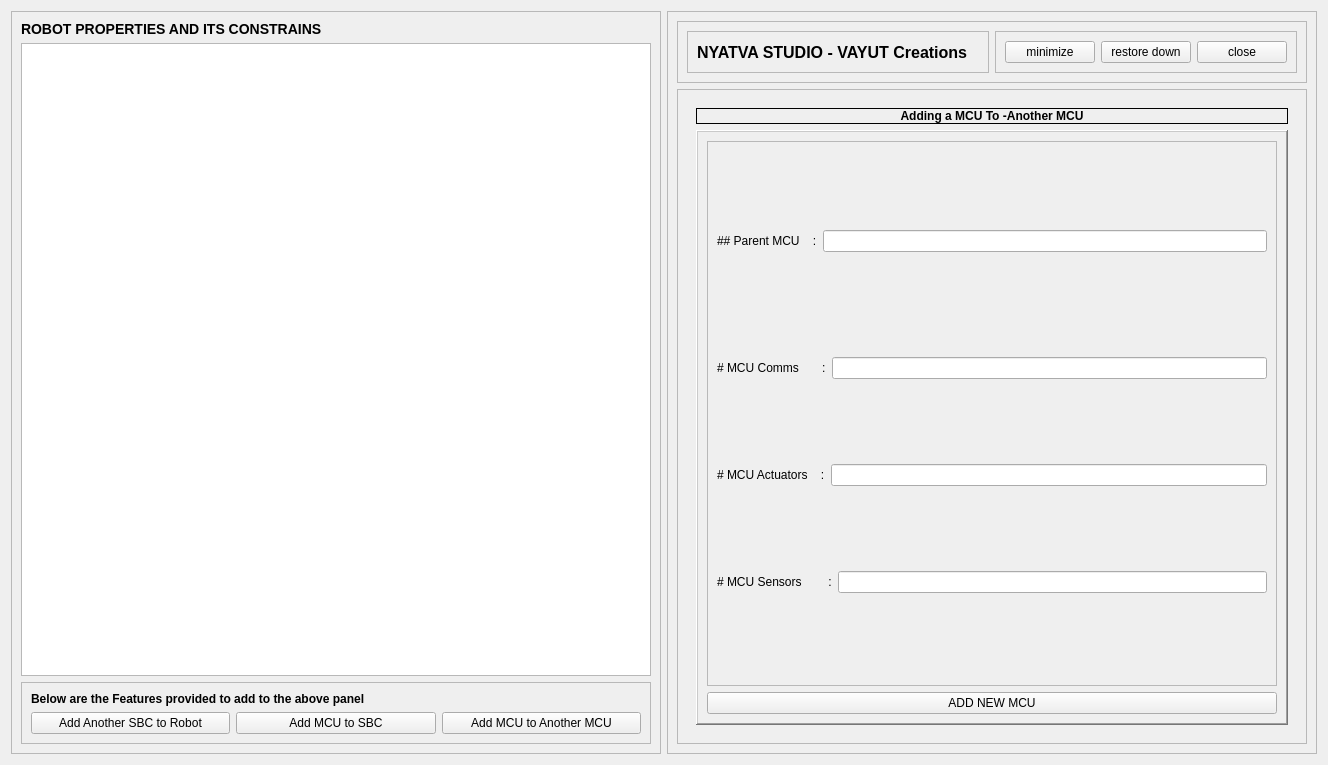
<?xml version="1.0" encoding="UTF-8"?>
<ui version="4.0">
 <class>Form</class>
 <widget class="QWidget" name="Form">
  <property name="geometry">
   <rect>
    <x>0</x>
    <y>0</y>
    <width>1328</width>
    <height>765</height>
   </rect>
  </property>
  <property name="windowTitle">
   <string>Form</string>
  </property>
  <layout class="QVBoxLayout" name="verticalLayout_21">
   <item>
    <layout class="QHBoxLayout" name="horizontalLayout">
     <item>
      <widget class="QFrame" name="frame">
       <property name="frameShape">
        <enum>QFrame::StyledPanel</enum>
       </property>
       <property name="frameShadow">
        <enum>QFrame::Raised</enum>
       </property>
       <layout class="QVBoxLayout" name="verticalLayout_10">
        <item>
         <layout class="QVBoxLayout" name="verticalLayout_9">
          <item>
           <widget class="QLabel" name="label_20">
            <property name="styleSheet">
             <string notr="true">font-size: 14px;
font-weight: bold;</string>
            </property>
            <property name="text">
             <string>ROBOT PROPERTIES AND ITS CONSTRAINS</string>
            </property>
            <property name="margin">
             <number>7</number>
            </property>
           </widget>
          </item>
          <item>
           <widget class="QTreeView" name="treeView"/>
          </item>
          <item>
           <widget class="QFrame" name="frame_8">
            <property name="frameShape">
             <enum>QFrame::StyledPanel</enum>
            </property>
            <property name="frameShadow">
             <enum>QFrame::Raised</enum>
            </property>
            <layout class="QVBoxLayout" name="verticalLayout_8">
             <item>
              <layout class="QVBoxLayout" name="verticalLayout_2">
               <item>
                <widget class="QLabel" name="label_7">
                 <property name="styleSheet">
                  <string notr="true">font-weight: bold;</string>
                 </property>
                 <property name="text">
                  <string>Below are the Features provided to add to the above panel</string>
                 </property>
                 <property name="wordWrap">
                  <bool>false</bool>
                 </property>
                 <property name="margin">
                  <number>7</number>
                 </property>
                </widget>
               </item>
               <item>
                <layout class="QHBoxLayout" name="horizontalLayout_9">
                 <item>
                  <widget class="QPushButton" name="pushButton_5">
                   <property name="text">
                    <string>Add Another SBC to Robot</string>
                   </property>
                  </widget>
                 </item>
                 <item>
                  <widget class="QPushButton" name="pushButton_6">
                   <property name="text">
                    <string>Add MCU to SBC</string>
                   </property>
                  </widget>
                 </item>
                 <item>
                  <widget class="QPushButton" name="pushButton_7">
                   <property name="text">
                    <string>Add MCU to Another MCU</string>
                   </property>
                  </widget>
                 </item>
                </layout>
               </item>
              </layout>
             </item>
            </layout>
           </widget>
          </item>
         </layout>
        </item>
       </layout>
      </widget>
     </item>
     <item>
      <widget class="QFrame" name="frame_2">
       <property name="frameShape">
        <enum>QFrame::StyledPanel</enum>
       </property>
       <property name="frameShadow">
        <enum>QFrame::Raised</enum>
       </property>
       <layout class="QVBoxLayout" name="verticalLayout">
        <item>
         <widget class="QFrame" name="frame_3">
          <property name="sizePolicy">
           <sizepolicy hsizetype="Preferred" vsizetype="Preferred">
            <horstretch>0</horstretch>
            <verstretch>0</verstretch>
           </sizepolicy>
          </property>
          <property name="frameShape">
           <enum>QFrame::StyledPanel</enum>
          </property>
          <property name="frameShadow">
           <enum>QFrame::Raised</enum>
          </property>
          <layout class="QHBoxLayout" name="horizontalLayout_2">
           <item>
            <widget class="QFrame" name="frame_4">
             <property name="frameShape">
              <enum>QFrame::StyledPanel</enum>
             </property>
             <property name="frameShadow">
              <enum>QFrame::Raised</enum>
             </property>
             <layout class="QHBoxLayout" name="horizontalLayout_4">
              <item>
               <widget class="QLabel" name="label">
                <property name="styleSheet">
                 <string notr="true">font-weight: bold;
font-size: 16px;</string>
                </property>
                <property name="text">
                 <string>NYATVA STUDIO - VAYUT Creations</string>
                </property>
               </widget>
              </item>
             </layout>
            </widget>
           </item>
           <item>
            <widget class="QFrame" name="frame_6">
             <property name="frameShape">
              <enum>QFrame::StyledPanel</enum>
             </property>
             <property name="frameShadow">
              <enum>QFrame::Raised</enum>
             </property>
             <layout class="QHBoxLayout" name="horizontalLayout_3">
              <item>
               <widget class="QPushButton" name="pushButton">
                <property name="text">
                 <string>minimize</string>
                </property>
               </widget>
              </item>
              <item>
               <widget class="QPushButton" name="pushButton_2">
                <property name="text">
                 <string>restore down</string>
                </property>
               </widget>
              </item>
              <item>
               <widget class="QPushButton" name="pushButton_3">
                <property name="text">
                 <string>close</string>
                </property>
               </widget>
              </item>
             </layout>
            </widget>
           </item>
          </layout>
         </widget>
        </item>
        <item>
         <widget class="QFrame" name="frame_5">
          <property name="frameShape">
           <enum>QFrame::StyledPanel</enum>
          </property>
          <property name="frameShadow">
           <enum>QFrame::Raised</enum>
          </property>
          <layout class="QVBoxLayout" name="verticalLayout_3">
           <item>
            <widget class="QStackedWidget" name="stackedWidget">
             <property name="currentIndex">
              <number>3</number>
             </property>
             <widget class="QWidget" name="page_4">
              <layout class="QVBoxLayout" name="verticalLayout_20">
               <item>
                <layout class="QVBoxLayout" name="verticalLayout_19">
                 <item>
                  <widget class="QLabel" name="label_18">
                   <property name="styleSheet">
                    <string notr="true">font-weight: bold;
font-size: 16px;</string>
                   </property>
                   <property name="frameShape">
                    <enum>QFrame::Panel</enum>
                   </property>
                   <property name="frameShadow">
                    <enum>QFrame::Plain</enum>
                   </property>
                   <property name="text">
                    <string>WELCOME  TO NYATVA STUDIOS !</string>
                   </property>
                   <property name="alignment">
                    <set>Qt::AlignCenter</set>
                   </property>
                   <property name="margin">
                    <number>27</number>
                   </property>
                  </widget>
                 </item>
                 <item>
                  <widget class="QLabel" name="label_19">
                   <property name="frameShape">
                    <enum>QFrame::Panel</enum>
                   </property>
                   <property name="text">
                    <string>&lt;html&gt;&lt;head/&gt;&lt;body&gt;&lt;p&gt;here WE WOULD BE WRITING ABOUT NYATVA STUDIO - .............................................................. &lt;/p&gt;&lt;p&gt;&lt;br/&gt;&lt;/p&gt;&lt;p&gt;&lt;br/&gt;&lt;/p&gt;&lt;p&gt;&lt;br/&gt;&lt;/p&gt;&lt;p&gt;&lt;br/&gt;&lt;/p&gt;&lt;p&gt;&lt;br/&gt;&lt;/p&gt;&lt;p&gt;&lt;br/&gt;&lt;/p&gt;&lt;p&gt;&lt;br/&gt;&lt;/p&gt;&lt;p&gt;&lt;br/&gt;&lt;/p&gt;&lt;p&gt;&lt;br/&gt;&lt;/p&gt;&lt;p&gt;........&lt;/p&gt;&lt;/body&gt;&lt;/html&gt;</string>
                   </property>
                  </widget>
                 </item>
                </layout>
               </item>
              </layout>
             </widget>
             <widget class="QWidget" name="page">
              <layout class="QVBoxLayout" name="verticalLayout_6">
               <item>
                <layout class="QVBoxLayout" name="verticalLayout_5">
                 <item>
                  <widget class="QLabel" name="label_2">
                   <property name="sizePolicy">
                    <sizepolicy hsizetype="Preferred" vsizetype="Maximum">
                     <horstretch>0</horstretch>
                     <verstretch>0</verstretch>
                    </sizepolicy>
                   </property>
                   <property name="styleSheet">
                    <string notr="true">font-weight: bold;</string>
                   </property>
                   <property name="frameShape">
                    <enum>QFrame::Panel</enum>
                   </property>
                   <property name="text">
                    <string>Adding a SBC To - ROBOT</string>
                   </property>
                   <property name="textFormat">
                    <enum>Qt::AutoText</enum>
                   </property>
                   <property name="scaledContents">
                    <bool>false</bool>
                   </property>
                   <property name="alignment">
                    <set>Qt::AlignCenter</set>
                   </property>
                   <property name="wordWrap">
                    <bool>false</bool>
                   </property>
                   <property name="margin">
                    <number>5</number>
                   </property>
                   <property name="indent">
                    <number>0</number>
                   </property>
                  </widget>
                 </item>
                 <item>
                  <widget class="QFrame" name="frame_7">
                   <property name="frameShape">
                    <enum>QFrame::WinPanel</enum>
                   </property>
                   <property name="frameShadow">
                    <enum>QFrame::Raised</enum>
                   </property>
                   <layout class="QVBoxLayout" name="verticalLayout_7">
                    <item>
                     <widget class="QFrame" name="frame_9">
                      <property name="frameShape">
                       <enum>QFrame::StyledPanel</enum>
                      </property>
                      <property name="frameShadow">
                       <enum>QFrame::Raised</enum>
                      </property>
                      <layout class="QVBoxLayout" name="verticalLayout_4">
                       <item>
                        <layout class="QHBoxLayout" name="horizontalLayout_5">
                         <item>
                          <widget class="QLabel" name="label_3">
                           <property name="text">
                            <string>## Parent Robot    :</string>
                           </property>
                          </widget>
                         </item>
                         <item>
                          <widget class="QLineEdit" name="lineEdit_4"/>
                         </item>
                        </layout>
                       </item>
                       <item>
                        <spacer name="horizontalSpacer">
                         <property name="orientation">
                          <enum>Qt::Horizontal</enum>
                         </property>
                         <property name="sizeHint" stdset="0">
                          <size>
                           <width>40</width>
                           <height>20</height>
                          </size>
                         </property>
                        </spacer>
                       </item>
                       <item>
                        <layout class="QHBoxLayout" name="horizontalLayout_6">
                         <item>
                          <widget class="QLabel" name="label_4">
                           <property name="text">
                            <string># SBC Comms       :</string>
                           </property>
                          </widget>
                         </item>
                         <item>
                          <widget class="QLineEdit" name="lineEdit_2"/>
                         </item>
                        </layout>
                       </item>
                       <item>
                        <layout class="QHBoxLayout" name="horizontalLayout_7">
                         <item>
                          <widget class="QLabel" name="label_5">
                           <property name="text">
                            <string># SBC Actuators    :</string>
                           </property>
                          </widget>
                         </item>
                         <item>
                          <widget class="QLineEdit" name="lineEdit_3"/>
                         </item>
                        </layout>
                       </item>
                       <item>
                        <layout class="QHBoxLayout" name="horizontalLayout_8">
                         <item>
                          <widget class="QLabel" name="label_6">
                           <property name="text">
                            <string># SBC Sensors        :</string>
                           </property>
                          </widget>
                         </item>
                         <item>
                          <widget class="QLineEdit" name="lineEdit"/>
                         </item>
                        </layout>
                       </item>
                      </layout>
                     </widget>
                    </item>
                    <item>
                     <widget class="QPushButton" name="pushButton_4">
                      <property name="text">
                       <string>ADD NEW SBC</string>
                      </property>
                      <property name="iconSize">
                       <size>
                        <width>16</width>
                        <height>16</height>
                       </size>
                      </property>
                     </widget>
                    </item>
                   </layout>
                  </widget>
                 </item>
                </layout>
               </item>
              </layout>
             </widget>
             <widget class="QWidget" name="page_2">
              <layout class="QVBoxLayout" name="verticalLayout_14">
               <item>
                <layout class="QVBoxLayout" name="verticalLayout_11">
                 <item>
                  <widget class="QLabel" name="label_8">
                   <property name="sizePolicy">
                    <sizepolicy hsizetype="Preferred" vsizetype="Maximum">
                     <horstretch>0</horstretch>
                     <verstretch>0</verstretch>
                    </sizepolicy>
                   </property>
                   <property name="styleSheet">
                    <string notr="true">font-weight: bold;</string>
                   </property>
                   <property name="frameShape">
                    <enum>QFrame::Panel</enum>
                   </property>
                   <property name="text">
                    <string>Adding a MCU To - SBC</string>
                   </property>
                   <property name="textFormat">
                    <enum>Qt::AutoText</enum>
                   </property>
                   <property name="scaledContents">
                    <bool>false</bool>
                   </property>
                   <property name="alignment">
                    <set>Qt::AlignCenter</set>
                   </property>
                   <property name="wordWrap">
                    <bool>true</bool>
                   </property>
                   <property name="margin">
                    <number>5</number>
                   </property>
                   <property name="indent">
                    <number>0</number>
                   </property>
                  </widget>
                 </item>
                 <item>
                  <widget class="QFrame" name="frame_10">
                   <property name="frameShape">
                    <enum>QFrame::WinPanel</enum>
                   </property>
                   <property name="frameShadow">
                    <enum>QFrame::Raised</enum>
                   </property>
                   <layout class="QVBoxLayout" name="verticalLayout_12">
                    <item>
                     <widget class="QFrame" name="frame_11">
                      <property name="frameShape">
                       <enum>QFrame::StyledPanel</enum>
                      </property>
                      <property name="frameShadow">
                       <enum>QFrame::Raised</enum>
                      </property>
                      <layout class="QVBoxLayout" name="verticalLayout_13">
                       <item>
                        <layout class="QHBoxLayout" name="horizontalLayout_10">
                         <item>
                          <widget class="QLabel" name="label_9">
                           <property name="text">
                            <string>## Parent SBC    :</string>
                           </property>
                          </widget>
                         </item>
                         <item>
                          <widget class="QLineEdit" name="lineEdit_5"/>
                         </item>
                        </layout>
                       </item>
                       <item>
                        <spacer name="horizontalSpacer_2">
                         <property name="orientation">
                          <enum>Qt::Horizontal</enum>
                         </property>
                         <property name="sizeHint" stdset="0">
                          <size>
                           <width>40</width>
                           <height>20</height>
                          </size>
                         </property>
                        </spacer>
                       </item>
                       <item>
                        <layout class="QHBoxLayout" name="horizontalLayout_11">
                         <item>
                          <widget class="QLabel" name="label_10">
                           <property name="text">
                            <string># MCU Comms       :</string>
                           </property>
                          </widget>
                         </item>
                         <item>
                          <widget class="QLineEdit" name="lineEdit_6"/>
                         </item>
                        </layout>
                       </item>
                       <item>
                        <layout class="QHBoxLayout" name="horizontalLayout_12">
                         <item>
                          <widget class="QLabel" name="label_11">
                           <property name="text">
                            <string># MCU Actuators    :</string>
                           </property>
                          </widget>
                         </item>
                         <item>
                          <widget class="QLineEdit" name="lineEdit_7"/>
                         </item>
                        </layout>
                       </item>
                       <item>
                        <layout class="QHBoxLayout" name="horizontalLayout_13">
                         <item>
                          <widget class="QLabel" name="label_12">
                           <property name="text">
                            <string># MCU Sensors        :</string>
                           </property>
                          </widget>
                         </item>
                         <item>
                          <widget class="QLineEdit" name="lineEdit_8"/>
                         </item>
                        </layout>
                       </item>
                      </layout>
                     </widget>
                    </item>
                    <item>
                     <widget class="QPushButton" name="pushButton_8">
                      <property name="text">
                       <string>ADD NEW MCU</string>
                      </property>
                     </widget>
                    </item>
                   </layout>
                  </widget>
                 </item>
                </layout>
               </item>
              </layout>
             </widget>
             <widget class="QWidget" name="page_3">
              <layout class="QVBoxLayout" name="verticalLayout_18">
               <item>
                <layout class="QVBoxLayout" name="verticalLayout_15">
                 <item>
                  <widget class="QLabel" name="label_13">
                   <property name="sizePolicy">
                    <sizepolicy hsizetype="Preferred" vsizetype="Maximum">
                     <horstretch>0</horstretch>
                     <verstretch>0</verstretch>
                    </sizepolicy>
                   </property>
                   <property name="styleSheet">
                    <string notr="true">font-weight: bold;</string>
                   </property>
                   <property name="frameShape">
                    <enum>QFrame::Panel</enum>
                   </property>
                   <property name="text">
                    <string>Adding a MCU To -Another MCU</string>
                   </property>
                   <property name="textFormat">
                    <enum>Qt::AutoText</enum>
                   </property>
                   <property name="scaledContents">
                    <bool>false</bool>
                   </property>
                   <property name="alignment">
                    <set>Qt::AlignCenter</set>
                   </property>
                   <property name="wordWrap">
                    <bool>false</bool>
                   </property>
                   <property name="margin">
                    <number>5</number>
                   </property>
                   <property name="indent">
                    <number>0</number>
                   </property>
                  </widget>
                 </item>
                 <item>
                  <widget class="QFrame" name="frame_12">
                   <property name="frameShape">
                    <enum>QFrame::WinPanel</enum>
                   </property>
                   <property name="frameShadow">
                    <enum>QFrame::Raised</enum>
                   </property>
                   <layout class="QVBoxLayout" name="verticalLayout_16">
                    <item>
                     <widget class="QFrame" name="frame_13">
                      <property name="frameShape">
                       <enum>QFrame::StyledPanel</enum>
                      </property>
                      <property name="frameShadow">
                       <enum>QFrame::Raised</enum>
                      </property>
                      <layout class="QVBoxLayout" name="verticalLayout_17">
                       <item>
                        <layout class="QHBoxLayout" name="horizontalLayout_14">
                         <item>
                          <widget class="QLabel" name="label_14">
                           <property name="text">
                            <string>## Parent MCU    :</string>
                           </property>
                          </widget>
                         </item>
                         <item>
                          <widget class="QLineEdit" name="lineEdit_9"/>
                         </item>
                        </layout>
                       </item>
                       <item>
                        <spacer name="horizontalSpacer_3">
                         <property name="orientation">
                          <enum>Qt::Horizontal</enum>
                         </property>
                         <property name="sizeHint" stdset="0">
                          <size>
                           <width>40</width>
                           <height>20</height>
                          </size>
                         </property>
                        </spacer>
                       </item>
                       <item>
                        <layout class="QHBoxLayout" name="horizontalLayout_15">
                         <item>
                          <widget class="QLabel" name="label_15">
                           <property name="text">
                            <string># MCU Comms       :</string>
                           </property>
                          </widget>
                         </item>
                         <item>
                          <widget class="QLineEdit" name="lineEdit_10"/>
                         </item>
                        </layout>
                       </item>
                       <item>
                        <layout class="QHBoxLayout" name="horizontalLayout_16">
                         <item>
                          <widget class="QLabel" name="label_16">
                           <property name="text">
                            <string># MCU Actuators    :</string>
                           </property>
                          </widget>
                         </item>
                         <item>
                          <widget class="QLineEdit" name="lineEdit_11"/>
                         </item>
                        </layout>
                       </item>
                       <item>
                        <layout class="QHBoxLayout" name="horizontalLayout_17">
                         <item>
                          <widget class="QLabel" name="label_17">
                           <property name="text">
                            <string># MCU Sensors        :</string>
                           </property>
                          </widget>
                         </item>
                         <item>
                          <widget class="QLineEdit" name="lineEdit_12"/>
                         </item>
                        </layout>
                       </item>
                      </layout>
                     </widget>
                    </item>
                    <item>
                     <widget class="QPushButton" name="pushButton_9">
                      <property name="text">
                       <string>ADD NEW MCU</string>
                      </property>
                     </widget>
                    </item>
                   </layout>
                  </widget>
                 </item>
                </layout>
               </item>
              </layout>
             </widget>
            </widget>
           </item>
          </layout>
         </widget>
        </item>
       </layout>
      </widget>
     </item>
    </layout>
   </item>
  </layout>
 </widget>
 <resources/>
 <connections/>
</ui>
